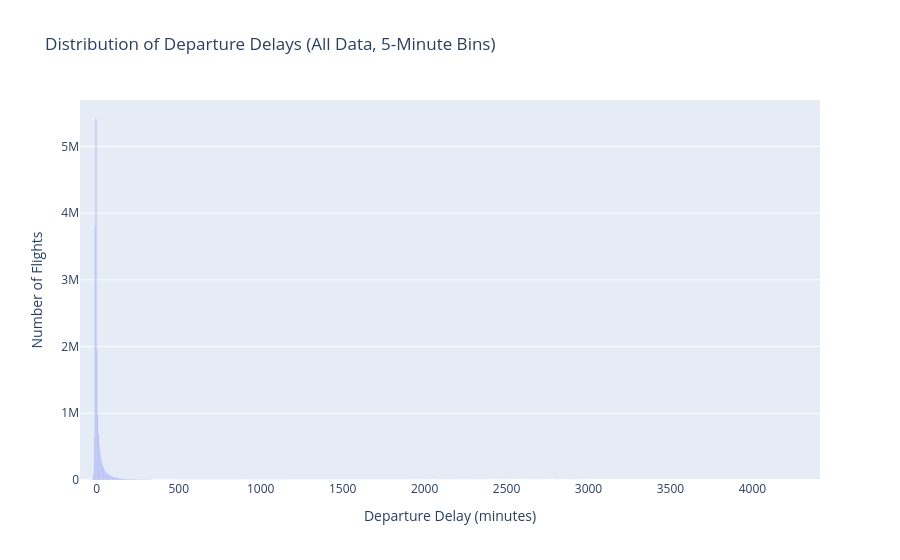
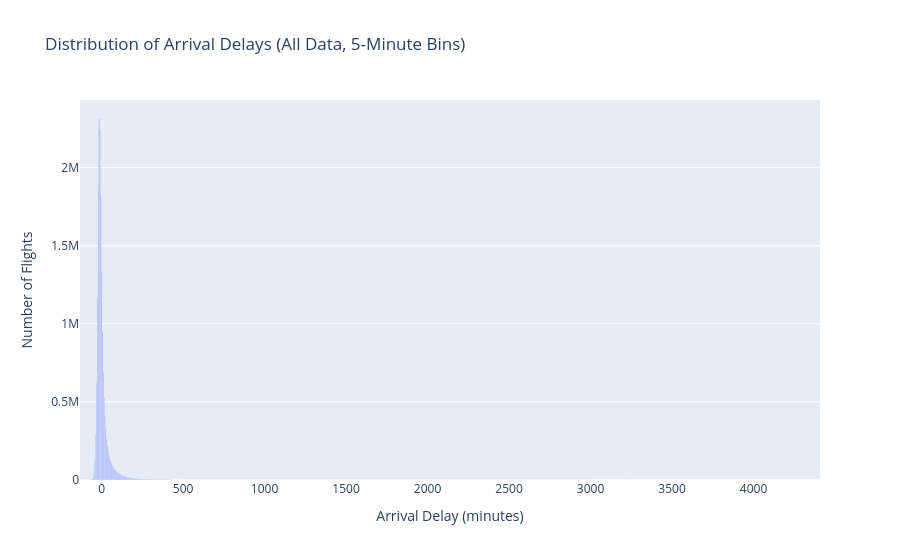

These figures' notebook cell, in order:
### Markdown cell above
#### Distribution of Departure and Arrival Delays

Goal: Understand how departure and arrival delays are distributed — identify whether most flights are on time, early, or significantly delayed.

Instead of loading every record, we’ll:
- Group delays into bins (5-minute intervals)
- Count flights per bin (using PySpark)
- Convert only the small summary (a few hundred rows) to Pandas
- Visualize with Plotly

### Code cell
from pyspark.sql import functions as F
import plotly.express as px

#  delay bins (every 5 minutes)
# Floor division groups delays like 0-4, 5-9, 10-14, etc.
dep_delay_hist = (
    df.withColumn("DepDelayBin", (F.floor(F.col("DepDelay") / 5) * 5))
      .groupBy("DepDelayBin")
      .agg(F.count("*").alias("FlightCount"))
      .orderBy("DepDelayBin")
)

arr_delay_hist = (
    df.withColumn("ArrDelayBin", (F.floor(F.col("ArrDelay") / 5) * 5))
      .groupBy("ArrDelayBin")
      .agg(F.count("*").alias("FlightCount"))
      .orderBy("ArrDelayBin")
)

# Convert only aggregated bins to Pandas (few hundred rows — very light)
dep_pdf = dep_delay_hist.toPandas()
arr_pdf = arr_delay_hist.toPandas()

# Plot aggregated distributions
fig_dep = px.bar(
    dep_pdf, 
    x="DepDelayBin", 
    y="FlightCount",
    title="Distribution of Departure Delays (All Data, 5-Minute Bins)",
    labels={"DepDelayBin": "Departure Delay (minutes)", "FlightCount": "Number of Flights"},
)
fig_dep.update_layout(bargap=0.1)
fig_dep.show()

fig_arr = px.bar(
    arr_pdf, 
    x="ArrDelayBin", 
    y="FlightCount",
    title="Distribution of Arrival Delays (All Data, 5-Minute Bins)",
    labels={"ArrDelayBin": "Arrival Delay (minutes)", "FlightCount": "Number of Flights"},
)
fig_arr.update_layout(bargap=0.1)
fig_arr.show()

### Figure 1 — Plotly figure (JSON) as saved in the notebook; plotly's stock layout.template omitted (floating-point values rounded to 4 significant figures; data arrays with more than 128 entries replaced by an {"elided": "..."} marker saying what was removed)
{"data": [{"hovertemplate": "Departure Delay (minutes)=%{x}<br>Number of Flights=%{y}<extra></extra>", "legendgroup": "", "marker": {"color": "#636efa", "pattern": {"shape": ""}}, "name": "", "orientation": "v", "showlegend": false, "textposition": "auto", "type": "bar", "x": {"elided": "573 int values"}, "xaxis": "x", "y": {"elided": "573 int values"}, "yaxis": "y"}], "layout": {"bargap": 0.1, "barmode": "relative", "legend": {"tracegroupgap": 0}, "title": {"text": "Distribution of Departure Delays (All Data, 5-Minute Bins)"}, "xaxis": {"anchor": "y", "domain": [0, 1], "title": {"text": "Departure Delay (minutes)"}}, "yaxis": {"anchor": "x", "domain": [0, 1], "title": {"text": "Number of Flights"}}}}

### Figure 2 — Plotly figure (JSON) as saved in the notebook; plotly's stock layout.template omitted (floating-point values rounded to 4 significant figures; data arrays with more than 128 entries replaced by an {"elided": "..."} marker saying what was removed)
{"data": [{"hovertemplate": "Arrival Delay (minutes)=%{x}<br>Number of Flights=%{y}<extra></extra>", "legendgroup": "", "marker": {"color": "#636efa", "pattern": {"shape": ""}}, "name": "", "orientation": "v", "showlegend": false, "textposition": "auto", "type": "bar", "x": {"elided": "579 int values"}, "xaxis": "x", "y": {"elided": "579 int values"}, "yaxis": "y"}], "layout": {"bargap": 0.1, "barmode": "relative", "legend": {"tracegroupgap": 0}, "title": {"text": "Distribution of Arrival Delays (All Data, 5-Minute Bins)"}, "xaxis": {"anchor": "y", "domain": [0, 1], "title": {"text": "Arrival Delay (minutes)"}}, "yaxis": {"anchor": "x", "domain": [0, 1], "title": {"text": "Number of Flights"}}}}
